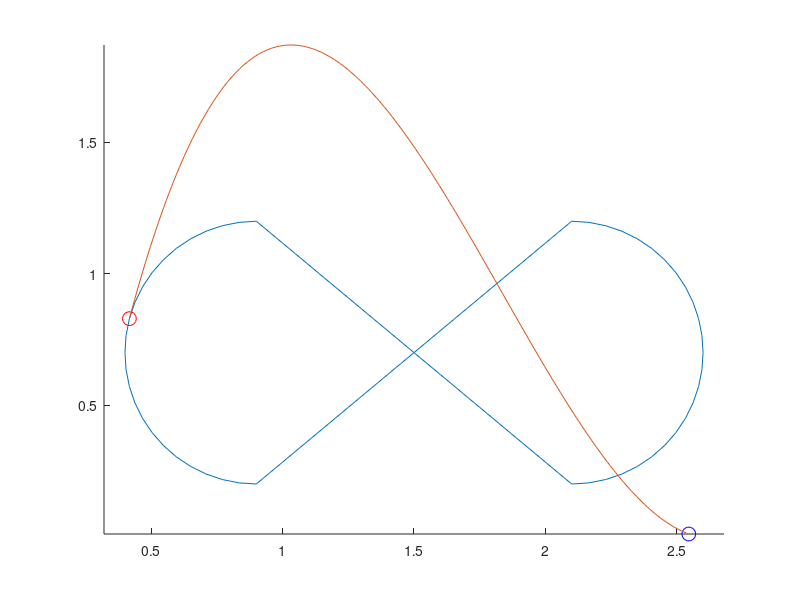

Write MATLAB code to recreate this figure.
clc
clear
clf
dist_y=0.7

dist_x=0.9

r=0.5

dist_circle=1.2

N=100
%while not N % 4 == 0:
%    N = N + 1

waypoints_x = zeros(N,1)
waypoints_y = zeros(N,1)

p1_x = dist_x
p1_y = dist_y + r
p2_x = dist_x + dist_circle
p2_y = dist_y - r
p3_x = dist_x + dist_circle
p3_y = dist_y + r
p4_x = dist_x
p4_y = dist_y - r

x =  linspace(0,pi,N / 4)
x_circle_r = dist_x - sin(x) * r
y_circle_r = dist_y - cos(x) * r

waypoints_x(1:N/4) = x_circle_r
waypoints_y(1:N/4) = y_circle_r

waypoints_x(N/4+1:2*N/4) = linspace(p1_x, p2_x, N / 4)
waypoints_y(N/4+1:2*N/4) = linspace(p1_y, p2_y, N / 4)

x_circle_l = dist_x + dist_circle + sin(x) * r
y_circle_l = dist_y - cos(x) * r
waypoints_x(2*N/4+1:3*N/4) = x_circle_l
waypoints_y(2*N/4+1:3*N/4) = y_circle_l
waypoints_x(3*N/4+1:4*N/4) = linspace(p3_x, p4_x, N / 4)
waypoints_y(3*N/4+1:4*N/4) = linspace(p3_y, p4_y, N / 4)

angle = zeros(N,1)
for i = 1:N
    left_point = i - 1
    right_point = i + 1
    if i == 1
        left_point = N
        right_point = i + 1
    end
    if i == N
        left_point = i - 1
        right_point = 1
    end
    angle_trajectory = atan2((-waypoints_y(left_point) + waypoints_y(right_point)),(-waypoints_x(left_point) + waypoints_x(right_point)))
    angle(i) = tan(angle_trajectory)
    
end

%%
hold on
plot(waypoints_x,waypoints_y)   
axis equal



current_goal=15%goal of uboot
plot(waypoints_x(current_goal),waypoints_y(current_goal), 'ro', 'MarkerSize', 10)
current_pos_boat=[rand*3,rand*1.5]
%current_pos_boat=[1.5,0]
plot(current_pos_boat(1),current_pos_boat(2), 'bo', 'MarkerSize', 10)

%%
%end pos


y_max=waypoints_y(current_goal)-current_pos_boat(2)
x_max=waypoints_x(current_goal)-current_pos_boat(1)
%%
if x_max > 0
    x=0:0.01:x_max
    c_cubic=-atan2(-y_max,-x_max)
else    
    x=x_max:0.01:0
    c_cubic=atan2(-y_max,-x_max)
end

d_cubic=0

%b_cubic=-3*c_cubic/x_max-3*d_cubic/x_max^2+3*y_max/x_max^2+c/x_max-a/x_max
%b_cubic=(y_max-a*x_max)/(-2/3*x_max^2+x_max^2)
a_cubic=(y_max+c_cubic/2*x_max-angle(current_goal)/2*x_max-c_cubic*x_max)/(x_max^3-3/2*x_max^3)
b_cubic=(angle(current_goal)-c_cubic-3*a_cubic*x_max^2)/2/x_max
%a_cubic=-2*b_cubic/x_max/3
%a_cubic=(-b_cubic*x_max^2-c_cubic*x_max-d_cubic+y_max)/x_max^3

test=a_cubic*x.^3+b_cubic*x.^2+c_cubic*x+d_cubic
stammfunktion=a_cubic*x_max.^3+b_cubic*x_max.^2+c_cubic*x_max+d_cubic
ableitung=3*a_cubic*(x_max/2).^2+2*b_cubic*(x_max/2)+c_cubic

x=x-x_max+waypoints_x(current_goal)
test=test-y_max+waypoints_y(current_goal)
plot(x,test)
%%
second_point=current_goal-2
if second_point<1
    second_point=second_point+N
end
x1=current_pos_boat(1)
x2=waypoints_x(second_point)
x3=waypoints_x(current_goal)
y1=current_pos_boat(2)
y2=waypoints_y(second_point)
y3=waypoints_y(current_goal)

A=[2*x2-2*x1 2*y2-2*y1;2*x3-2*x1 2*y3-2*y1]
c=-[x1^2-x2^2+y1^2-y2^2;x1^2-x3^2+y1^2-y3^2]
b=inv(A)*c
r=sqrt((x1-b(1))^2+(y1-b(2))^2)
th = 0:pi/50:2*pi;
xunit = r * cos(th) + b(1);
yunit = r * sin(th) + b(2);
%plot(xunit, yunit);
